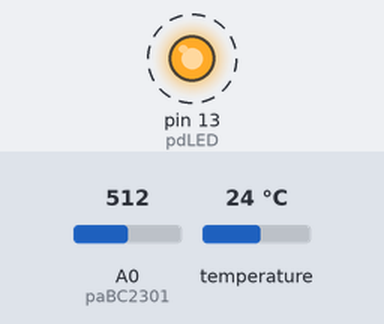
A sketch run on a simulated Arduino Uno, built with avr-gcc and run on an emulated ATmega328P. Parts: output pins drawn as LEDs (lit = HIGH). Dashed ring = blinking. The inputs (shaded band) are chosen by the test bench; at power-on: A0 (paBC2301) = 512, temperature 24 °C. What the sketch prints to the serial monitor is not drawn.

Above: at 3.1 s.
3.2 s: A0 (paBC2301) set to 0
Timing chart, 0 to 12.6 s (numbered marks = the images above; inputs shaded):
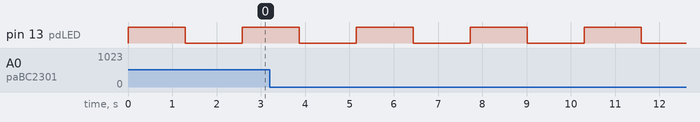

The sketch:

temperatures.ino
```cpp
#include <OneWire.h>

// OneWire DS18S20, DS18B20, DS1822 Temperature Example
//
// http://www.pjrc.com/teensy/td_libs_OneWire.html
//
// The DallasTemperature library can do all this work for you!
// http://milesburton.com/Dallas_Temperature_Control_Library

enum { BAUDRATE = 115200 };
enum { pdLED = 13 };
enum { pdOneWire = 10 };
enum { paBC2301 = 14 };      // the BC2301 NTC 10K thermistor, gold-orange-black-brown from tip

const float powerRail_v         =     3.3;
const float divider_Rfixed_ohms = 20064.0; // 23156.0; // 996.15;
const float zeroC_degK          =   273.15;
const float rRef_ohms           = 10000.0;
const float tRef_degK           = 25.0 + zeroC_degK;
// a1, b1, c1, d1 consts for NTC thermistor
// BC2301 a.k.a. Vishay NTCLE100E3103 Mat A. with Bn = 3977K
const float abcd[] = { 3.354016E-03, 2.569850E-04, 2.620131E-06, 6.383091E-08 };

OneWire  ds( pdOneWire );  // a 4.7K resistor pullup is necessary

void setup(void) {

  pinMode ( pdLED, OUTPUT );

  Serial.begin ( BAUDRATE );
  while ( !Serial && ( millis() < 10000 ) ) {
    digitalWrite ( pdLED, ( millis() >> 7 ) & 0x01 );
  }
}

void loop(void) {
  byte i;
  byte present = 0;
  byte type_s;
  byte data[12];
  byte addr[8];
  float celsius, fahrenheit;

  digitalWrite ( pdLED, 1 - digitalRead ( pdLED ) );

  // run through all the visible one-wire devices

  while ( ds.search ( addr ) ) {
    /*
    Serial.print("ROM =");
    for( i = 0; i < 8; i++) {
      Serial.write(' ');
      Serial.print(addr[i], HEX);
    }
    */

    if (OneWire::crc8(addr, 7) != addr[7]) {
      Serial.println("CRC is not valid!");
      return;
    }
    // Serial.println();

    /*
    // the first ROM byte indicates which chip
    switch (addr[0]) {
      case 0x10:
        Serial.println("  Chip = DS18S20");  // or old DS1820
        type_s = 1;
        break;
      case 0x28:
        Serial.println("  Chip = DS18B20");
        type_s = 0;
        break;
      case 0x22:
        Serial.println("  Chip = DS1822");
        type_s = 0;
        break;
      default:
        Serial.println("Device is not a DS18x20 family device.");
        return;
    }
    */

    ds.reset();
    ds.select(addr);
    ds.write(0x44, 1);        // start conversion, with parasite power on at the end

    delay(1000);     // maybe 750ms is enough, maybe not
    // we might do a ds.depower() here, but the reset will take care of it.

    present = ds.reset();
    ds.select(addr);
    ds.write(0xBE);         // "read scratchpad memory"

    // Serial.print("  Data = ");
    // Serial.print(present, HEX);
    // Serial.print(" ");
    for ( i = 0; i < 9; i++) {           // we need 9 bytes
      data[i] = ds.read();
      // Serial.print(data[i], HEX);
      // Serial.print(" ");
    }
    // Serial.print(" CRC=");
    // Serial.print(OneWire::crc8(data, 8), HEX);
    // Serial.println();

    // Convert the data to actual temperature
    // because the result is a 16 bit signed integer, it should
    // be stored to an "int16_t" type, which is always 16 bits
    // even when compiled on a 32 bit processor.
    int16_t raw = (data[1] << 8) | data[0];
    if (type_s) {
      raw = raw << 3; // 9 bit resolution default
      if (data[7] == 0x10) {
        // "count remain" gives full 12 bit resolution
        raw = (raw & 0xFFF0) + 12 - data[6];
      }
    } else {
      byte cfg = (data[4] & 0x60);
      // at lower res, the low bits are undefined, so let's zero them
      // note interesting way to make a mask: ~7 should be same as 0xFFF8
      //   is there a guarantee that ~7 is interpreted as 16-bit value?
      if (cfg == 0x00) raw = raw & ~7;  // 9 bit resolution, 93.75 ms
      else if (cfg == 0x20) raw = raw & ~3; // 10 bit res, 187.5 ms
      else if (cfg == 0x40) raw = raw & ~1; // 11 bit res, 375 ms
      //// default is 12 bit resolution, 750 ms conversion time
    }
    celsius = (float) raw / 16.0;
    fahrenheit = celsius * 1.8 + 32.0;
    Serial.print("  Temperature = ");
    Serial.print ( celsius + zeroC_degK );
    Serial.print ( "degK; " );
    Serial.print(celsius);
    Serial.print("degC; ");
    Serial.print(fahrenheit);
    Serial.println("degF");
  }  // walking through one-wire devices

  // Serial.println("No more addresses.");
  // Serial.println();
  ds.reset_search();

  // read thermistor
  int counts = analogRead ( paBC2301 );
  float vMeas = powerRail_v * float ( counts ) / 1024.0;  // voltage across the thermistor
  float aMeas = ( powerRail_v - vMeas ) / divider_Rfixed_ohms;
  float rMeas = vMeas / aMeas;
  if ( 0 ) {
    Serial.print ( "  Thermistor counts: " ); Serial.println ( counts );
    Serial.print ( "  Thermistor voltage drop: " ); Serial.println ( vMeas );
    Serial.print ( "  Current (milliamps): " ); Serial.println ( aMeas * 1000.0 );
    Serial.print ( "  Thermistor resistance: " ); Serial.println ( rMeas );
  }

  float lnR = log ( rMeas / rRef_ohms );  // where rRef_ohms is the reference temp of 25degC; in c, log is natural log
  float invT = abcd[0] + abcd[1] * lnR + abcd[2] * lnR * lnR + abcd[3] * lnR * lnR * lnR;
  float T_K = 1 / invT;
  float T_C = T_K - zeroC_degK;
  float T_F = T_C * 1.8 + 32.0;

  Serial.print ( "  Thermistor  = " );
  Serial.print ( T_K );
  Serial.print ( "degK; " );
  Serial.print ( T_C );
  Serial.print ( "degC; " );
  Serial.print ( T_F );
  Serial.print ( "degF" );

  Serial.print ( "\r\n\r\n" );
  delay(250);

}
```

Measured:
- by itself, pin 13 (pdLED): alternates HIGH for 1.3 s and LOW for 1.3 s
